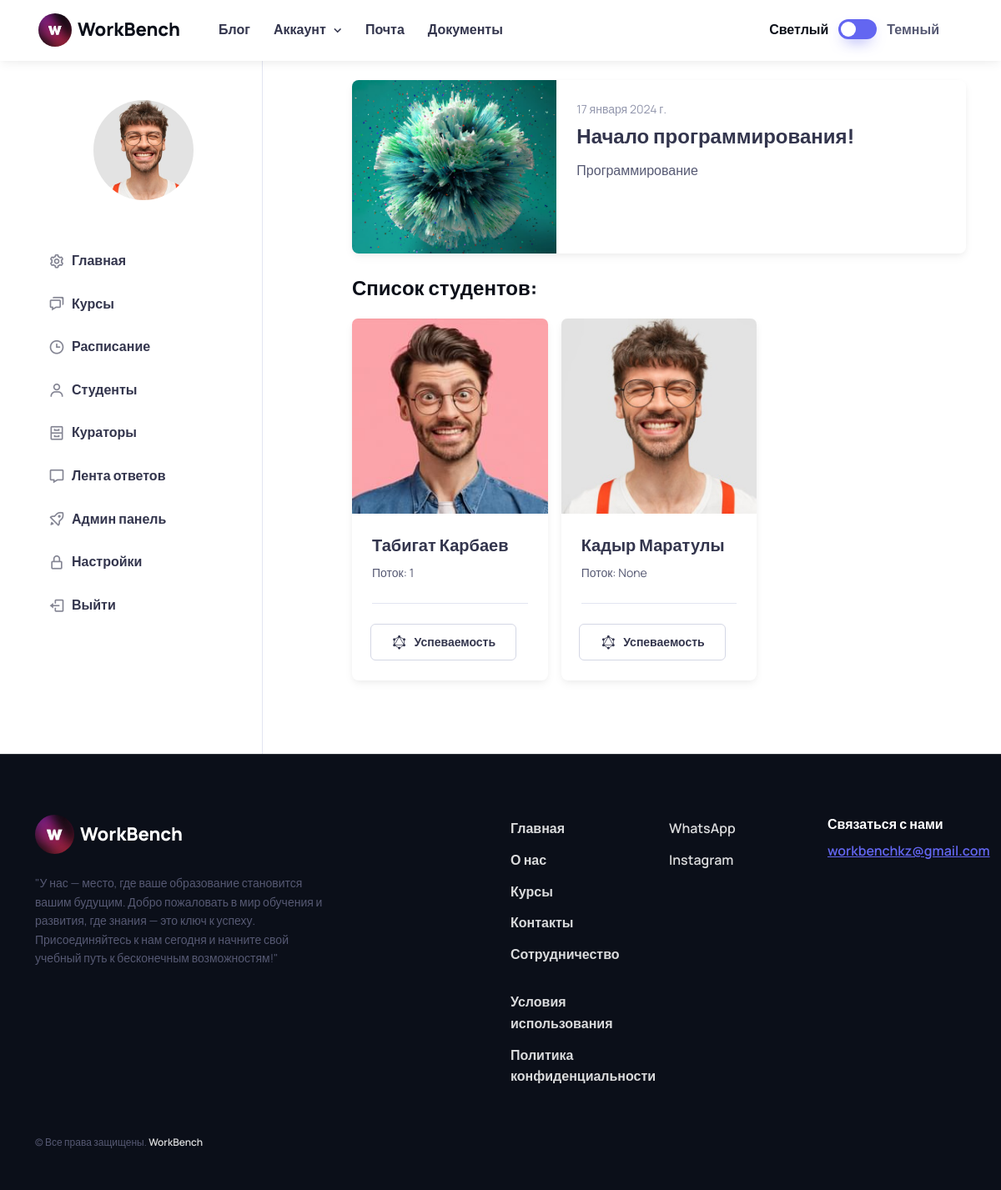
Page /users/administrator/courses/course_students/12/ on the committed database.
### courses/models.py (models this page shows, shortened)
class Course(models.Model):
    title = models.CharField(max_length=255)  # Название курса
    description = models.TextField()  # Описание курса
    duration = models.PositiveIntegerField()  # Продолжительность курса
    image = models.ImageField(upload_to='course_images', null=True, blank=True)
    start_date = models.DateField(blank=True, null=True, auto_created=True)
    course_type = models.ForeignKey(CourseType, on_delete=models.CASCADE, related_name='courses') # Связь с моделью "Course Type"
    curators = models.ManyToManyField(get_user_model())   # Связь с моделью "Curator"
    students = models.ManyToManyField(User, related_name='courses', blank=True)
    class Meta:
        verbose_name = 'Курс'
        verbose_name_plural = 'Курсы'

class CourseType(models.Model):
    title = models.CharField(max_length=155, null=True, blank=True)
    description = models.CharField(max_length=155, null=True, blank=True)
    time = models.PositiveIntegerField(default=90, null=True, blank=True)
    photo = models.ImageField(upload_to='course_type_images', null=True, blank=True)
    def __str__(self):
        return self.title
    class Meta:
        verbose_name = 'Тип курса'
        verbose_name_plural = 'Типы курсов'

### users/models.py (models this page shows, shortened)
class User(AbstractUser):
    ROLE_CHOICES = (
        ('student', 'Студент'),
        ('curator', 'Куратор'),
        ('admin', 'Администратор'),
    )
    COUNTRY_CHOICES = (
        ('kz', 'Казахстан'),
        ('ru', 'Россия'),
        ('ukr', 'Украина'),
        ('kg', 'Кыргызстан'),
        ('uz', 'Узбекистан'),
    )
    CITY_CHOICES = (
        ('tse', 'Астана'),
        ('ala', 'Алматы'),
        ('msq', 'Москва'),
        ('kiev', 'Киев'),
        ('bishkek', 'Бишкек'),
        ('tashkent', 'Ташкент'),
    )
    image = models.ImageField(upload_to='users_images', null=True, blank=True)
    role = models.CharField(max_length=10, choices=ROLE_CHOICES, default='student')
    phone = models.CharField(max_length=25, blank=True)
    bio = models.TextField(blank=True, null=True, default='Всем привет! Я ученик компании WorkBench!')
    country = models.CharField(choices=COUNTRY_CHOICES, max_length=15, default='kz')
    city = models.CharField(choices=CITY_CHOICES, max_length=20, default='tse')
    address = models.CharField(blank=True, null=True, default='', max_length=255)
    stream = models.ForeignKey('Stream', on_delete=models.SET_NULL, null=True, blank=True)

class Stream(models.Model):
    number = models.PositiveIntegerField()
    def __str__(self):
        return str(self.number)
    class Meta:
        verbose_name = 'Поток'
        verbose_name_plural = 'Потоки'

### courses/views.py (the view)
# urls.py: path('course_students/<int:course_id>/', CourseStudentsView.as_view(), name='course_students'),
class CourseStudentsView(View):
    template_name = 'admin/starter-kit/course_students.html'
    def get(self, request, course_id):
        course = get_object_or_404(Course, id=course_id)
        students = course.students.all()
        return render(request, self.template_name, {'course': course, 'students': students})

### templates/admin/starter-kit/course_students.html (shortened to what this page needs)
{% extends 'admin/starter-kit/base.html' %}
{% load static %}
    {% block content %}
        <div class="col-md-8 offset-lg-1 pb-5 mb-lg-2 pt-md-5 mt-n3 mt-md-0">
            <div class="card border-0 shadow-sm overflow-hidden mb-4">
                <div class="row g-0">
                    <a href="#" class="col-sm-4 bg-repeat-0 bg-position-center bg-size-cover" style="background-image: url(/media/course_images/collection01.jpg); min-height: 13rem;" aria-label="Cover image"></a>
                    <div class="col-sm-8">
                        <div class="card-body">
                          <div class="fs-sm text-muted mb-1">{{ course.start_date }}</div>
                          <h2 class="h4 pb-1 mb-2">
                            <a href="/users/administrator/courses/course_num12/">{{ course.title }}</a>
                          </h2>
                          <p class="mb-4 mb-lg-5">{{ course.course_type }}</p>
                        </div>
                      </div>
                    </div>
            </div>
            <h3 class="h4 pb-1 mb-3">Список студентов:</h3>
            <div class="row row-cols-1 row-cols-md-3 row-cols-lg-3 gx-3 gx-lg-3">
                {% for student in students %}
                    <div class="col pb-2 mb-4">
                        <article class="card h-100 border-0 shadow-sm">
                            <div class="position-relative">
                                <a href="{% url 'users:admin:student-profile' pk=student.pk %}" class="d-block position-absolute w-100 h-100 top-0 start-0" aria-label="Cover image"></a>
                                <img src="{% if student.image and student.image.url %}{{ student.image.url }}{% else %}{% static 'student/images/18.jpg' %}{% endif %}" class="card-img-top" alt="Image">
                            </div>
                            <div class="card-body pb-3">
                                <h3 class="h5 mb-2">
                                    <a href="{% url 'users:admin:student-profile' pk=student.pk %}">{{ student.first_name }} {{ student.last_name }}</a>
                                </h3>
                                <p class="fs-sm mb-2">Поток: {{ student.stream }}</p>
                            </div>
                            <div class="card-footer d-flex align-items-center justify-content-center fs-sm text-muted py-4">
                                <a href="{% url 'users:admin:courses:student_progress' student_id=student.id %}" class="btn btn-outline-secondary px-3 px-lg-4 me-3">
                                    <i class="bx bxl-graphql fs-xl me-xl-2"></i>
                                    <span class="d-none d-xl-inline">Успеваемость</span>
                                </a>
                            </div>
                        </article>
                    </div>
                {% endfor %}
              </div>
        </div>
    {% endblock %}

### rows in the picture
Course: start_date "17 января 2024 г.", title "Начало программирования!", course_type "Программирование"
User: image (picture), first_name "Табигат", last_name "Карбаев", stream "1"
User: first_name "Кадыр", last_name "Маратулы", stream "None"
